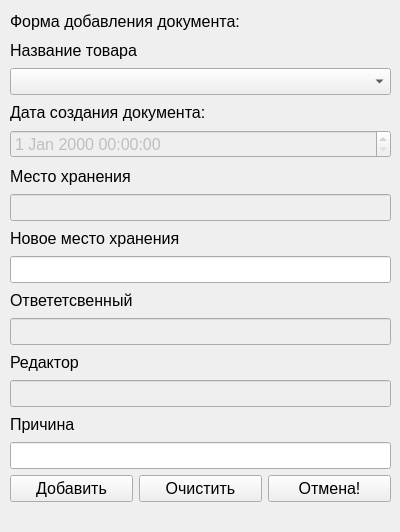
<?xml version="1.0" encoding="UTF-8"?>
<ui version="4.0">
 <class>MainUsersWorkersTransferAdd</class>
 <widget class="QWidget" name="MainUsersWorkersTransferAdd">
  <property name="geometry">
   <rect>
    <x>0</x>
    <y>0</y>
    <width>400</width>
    <height>532</height>
   </rect>
  </property>
  <property name="windowTitle">
   <string>Добавление</string>
  </property>
  <property name="windowIcon">
   <iconset resource="src.qrc">
    <normaloff>:/images/img/logopm.png</normaloff>:/images/img/logopm.png</iconset>
  </property>
  <property name="styleSheet">
   <string notr="true">#MainUsersWorkersTransferAdd{
border-image: url(:/images/img/fonpril.png);}</string>
  </property>
  <widget class="QWidget" name="">
   <property name="geometry">
    <rect>
     <x>10</x>
     <y>10</y>
     <width>381</width>
     <height>492</height>
    </rect>
   </property>
   <layout class="QVBoxLayout" name="verticalLayout_2">
    <item>
     <layout class="QVBoxLayout" name="verticalLayout">
      <item>
       <widget class="QLabel" name="label">
        <property name="font">
         <font>
          <pointsize>12</pointsize>
         </font>
        </property>
        <property name="text">
         <string>Форма добавления документа:</string>
        </property>
       </widget>
      </item>
      <item>
       <widget class="QLabel" name="label_2">
        <property name="font">
         <font>
          <pointsize>12</pointsize>
         </font>
        </property>
        <property name="text">
         <string>Название товара</string>
        </property>
       </widget>
      </item>
      <item>
       <widget class="QComboBox" name="cbProduct">
        <property name="font">
         <font>
          <pointsize>12</pointsize>
         </font>
        </property>
       </widget>
      </item>
      <item>
       <widget class="QLabel" name="label_3">
        <property name="font">
         <font>
          <pointsize>12</pointsize>
         </font>
        </property>
        <property name="text">
         <string>Дата создания документа:</string>
        </property>
       </widget>
      </item>
      <item>
       <widget class="QDateTimeEdit" name="dtDate">
        <property name="enabled">
         <bool>false</bool>
        </property>
        <property name="font">
         <font>
          <pointsize>12</pointsize>
         </font>
        </property>
       </widget>
      </item>
      <item>
       <widget class="QLabel" name="label_4">
        <property name="font">
         <font>
          <pointsize>12</pointsize>
         </font>
        </property>
        <property name="text">
         <string>Место хранения</string>
        </property>
       </widget>
      </item>
      <item>
       <widget class="QLineEdit" name="txtLocation">
        <property name="enabled">
         <bool>false</bool>
        </property>
        <property name="font">
         <font>
          <pointsize>12</pointsize>
         </font>
        </property>
       </widget>
      </item>
      <item>
       <widget class="QLabel" name="label_5">
        <property name="font">
         <font>
          <pointsize>12</pointsize>
         </font>
        </property>
        <property name="text">
         <string>Новое место хранения</string>
        </property>
       </widget>
      </item>
      <item>
       <widget class="QLineEdit" name="txtNewLocation">
        <property name="font">
         <font>
          <pointsize>12</pointsize>
         </font>
        </property>
       </widget>
      </item>
      <item>
       <widget class="QLabel" name="label_6">
        <property name="font">
         <font>
          <pointsize>12</pointsize>
         </font>
        </property>
        <property name="text">
         <string>Ответетсвенный</string>
        </property>
       </widget>
      </item>
      <item>
       <widget class="QLineEdit" name="txtResponsible">
        <property name="enabled">
         <bool>false</bool>
        </property>
        <property name="font">
         <font>
          <pointsize>12</pointsize>
         </font>
        </property>
       </widget>
      </item>
      <item>
       <widget class="QLabel" name="label_7">
        <property name="font">
         <font>
          <pointsize>12</pointsize>
         </font>
        </property>
        <property name="text">
         <string>Редактор</string>
        </property>
       </widget>
      </item>
      <item>
       <widget class="QLineEdit" name="txtChanger">
        <property name="enabled">
         <bool>false</bool>
        </property>
        <property name="font">
         <font>
          <pointsize>12</pointsize>
         </font>
        </property>
       </widget>
      </item>
      <item>
       <widget class="QLabel" name="label_8">
        <property name="font">
         <font>
          <pointsize>12</pointsize>
         </font>
        </property>
        <property name="text">
         <string>Причина</string>
        </property>
       </widget>
      </item>
      <item>
       <widget class="QLineEdit" name="txtExplanations">
        <property name="font">
         <font>
          <pointsize>12</pointsize>
         </font>
        </property>
       </widget>
      </item>
     </layout>
    </item>
    <item>
     <layout class="QHBoxLayout" name="horizontalLayout">
      <item>
       <widget class="QPushButton" name="pbAdd">
        <property name="font">
         <font>
          <pointsize>12</pointsize>
         </font>
        </property>
        <property name="text">
         <string>Добавить</string>
        </property>
       </widget>
      </item>
      <item>
       <widget class="QPushButton" name="pbClear">
        <property name="font">
         <font>
          <pointsize>12</pointsize>
         </font>
        </property>
        <property name="text">
         <string>Очистить</string>
        </property>
       </widget>
      </item>
      <item>
       <widget class="QPushButton" name="pbClose">
        <property name="font">
         <font>
          <pointsize>12</pointsize>
         </font>
        </property>
        <property name="text">
         <string>Отмена!</string>
        </property>
       </widget>
      </item>
     </layout>
    </item>
   </layout>
  </widget>
 </widget>
 <resources>
  <include location="src.qrc"/>
 </resources>
 <connections/>
</ui>
